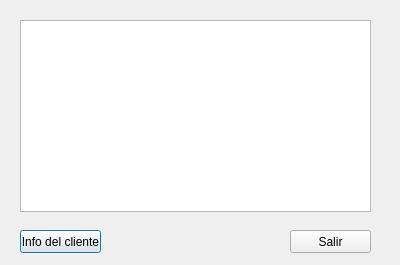
<?xml version="1.0" encoding="UTF-8"?>
<ui version="4.0">
 <class>reservasVuelos</class>
 <widget class="QDialog" name="reservasVuelos">
  <property name="geometry">
   <rect>
    <x>0</x>
    <y>0</y>
    <width>400</width>
    <height>265</height>
   </rect>
  </property>
  <property name="windowTitle">
   <string>Dialog</string>
  </property>
  <widget class="QListWidget" name="listWidget_vuelosReservados">
   <property name="geometry">
    <rect>
     <x>20</x>
     <y>20</y>
     <width>351</width>
     <height>192</height>
    </rect>
   </property>
  </widget>
  <widget class="QPushButton" name="infoCliente">
   <property name="geometry">
    <rect>
     <x>20</x>
     <y>230</y>
     <width>81</width>
     <height>23</height>
    </rect>
   </property>
   <property name="text">
    <string>Info del cliente</string>
   </property>
  </widget>
  <widget class="QPushButton" name="salir">
   <property name="geometry">
    <rect>
     <x>290</x>
     <y>230</y>
     <width>81</width>
     <height>23</height>
    </rect>
   </property>
   <property name="text">
    <string>Salir</string>
   </property>
  </widget>
 </widget>
 <resources/>
 <connections/>
</ui>
